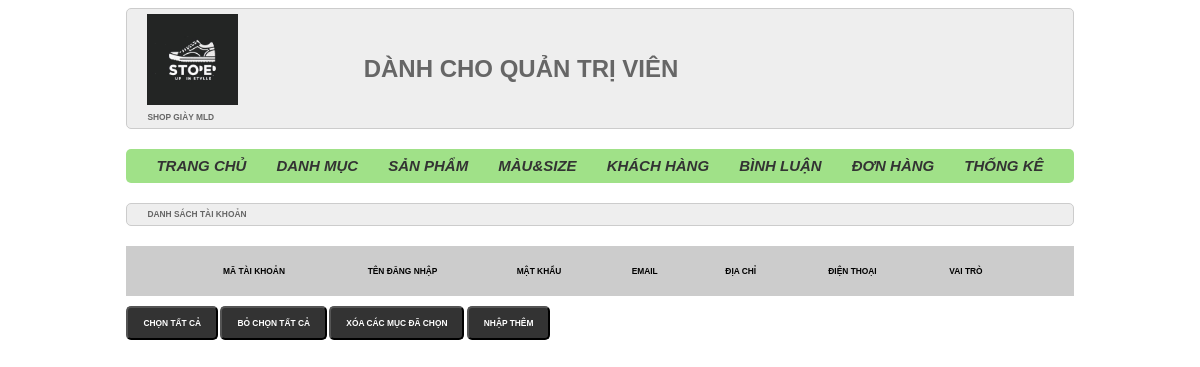
The app's page /admin/index.php?act=dskh, older data.
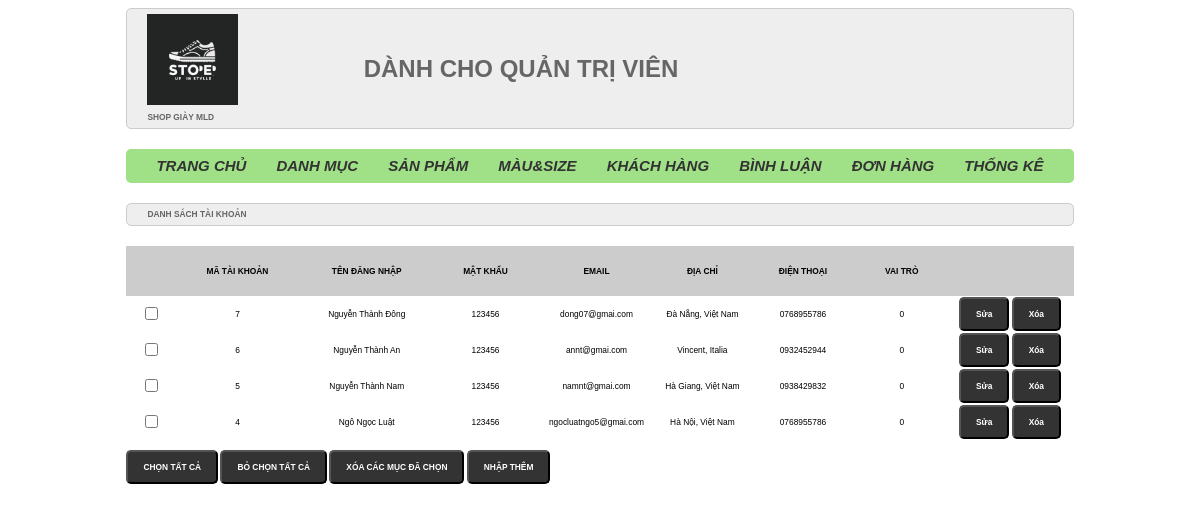
The same page, newer data.
### tables this page shows
CREATE TABLE `taikhoan` (
  `id` int(10) NOT NULL,
  `username` varchar(50) NOT NULL,
  `pass` varchar(50) NOT NULL,
  `email` varchar(255) NOT NULL,
  `address` varchar(255) NOT NULL,
  `tel` varchar(20) NOT NULL,
  `role` tinyint(4) NOT NULL DEFAULT 0
);

### model/pdo.php (called while the page is built, shortened)
<?php
function pdo_get_connection()
{
    $dburl = "mysql:host=localhost:3308;dbname=webbangiaynam;charset=utf8";
    $username = 'root';
    $password = '';
    $conn = new PDO($dburl, $username, $password);
    $conn->setAttribute(PDO::ATTR_ERRMODE, PDO::ERRMODE_EXCEPTION);
    return $conn;
}
function pdo_query($sql)
{
    $sql_args = array_slice(func_get_args(), 1);
    try {
        $conn = pdo_get_connection();
        $stmt = $conn->prepare($sql);
        $stmt->execute($sql_args);
        $rows = $stmt->fetchAll(PDO::FETCH_ASSOC);
        return $rows;
    } catch (PDOException $e) {
        throw $e;
    } finally {
        unset($conn);
    }
}

### model/taikhoan.php (called while the page is built, shortened)
<?php
function loadall_taikhoan()
{
    $sql = "select * from taikhoan order by id desc";
    $listtaikhoan = pdo_query($sql);
    return $listtaikhoan;
}
?>

### admin/taikhoan/list.php (the view)
<div class="row">
    <div class="row frmtitle">
        <h1>DANH SÁCH TÀI KHOẢN</h1>
    </div>
    <div class="row frmcontent">
        <div class="row mb10 frmdsloai">
            <table>
                <tr>
                    <th></th>
                    <th>MÃ TÀI KHOẢN</th>
                    <th>TÊN ĐĂNG NHẬP</th>
                    <th>MẬT KHẨU</th>
                    <th>EMAIL</th>
                    <th>ĐỊA CHỈ</th>
                    <th>ĐIỆN THOẠI</th>
                    <th>VAI TRÒ</th>
                    <th></th>
                </tr>
                <?php
                foreach ($listtaikhoan as $taikhoan) {
                    extract($taikhoan);
                    $suatk = "index.php?act=updatetk=" . $id;
                    $xoatk = "index.php?act=xoatk&id=" . $id;
                    echo '<tr>
                            <td><input type="checkbox" name="" id=""></td>
                            <td>' . $id . '</td>
                            <td>' . $username . '</td>
                            <td>' . $pass . '</td>
                            <td>' . $email . '</td>
                            <td>' . $address . '</td>
                            <td>' . $tel . '</td>
                            <td>' . $role . '</td>
                            <td>
                                <a href="' . $suatk . '"><input type="button" value="Sửa"></a>
                                <a href="' . $xoatk . '"><input type="button" value="Xóa"></a>
                            </td>
                        </tr>';
                }
                ?>
            </table>
        </div>
        <div class="row mb10">
            <input type="button" value="CHỌN TẤT CẢ">
            <input type="button" value="BỎ CHỌN TẤT CẢ">
            <input type="button" value="XÓA CÁC MỤC ĐÃ CHỌN">
            <a href="index.php?act=addtk">
                <input type="button" value="NHẬP THÊM"></a>
        </div>
    </div>
</div>

Row changes from the older to the newer data that the page shows:
added taikhoan: id "7", username "Nguyễn Thành Đông", pass "123456", email "dong07@gmai.com", address "Đà Nẵng, Việt Nam", tel "0768955786", role "0"
added taikhoan: id "6", username "Nguyễn Thành An", pass "123456", email "annt@gmai.com", address "Vincent, Italia", tel "0932452944", role "0"
added taikhoan: id "5", username "Nguyễn Thành Nam", pass "123456", email "namnt@gmai.com", address "Hà Giang, Việt Nam", tel "0938429832", role "0"
added taikhoan: id "4", username "Ngô Ngọc Luật", pass "123456", email "ngocluatngo5@gmai.com", address "Hà Nội, Việt Nam", tel "0768955786", role "0"
